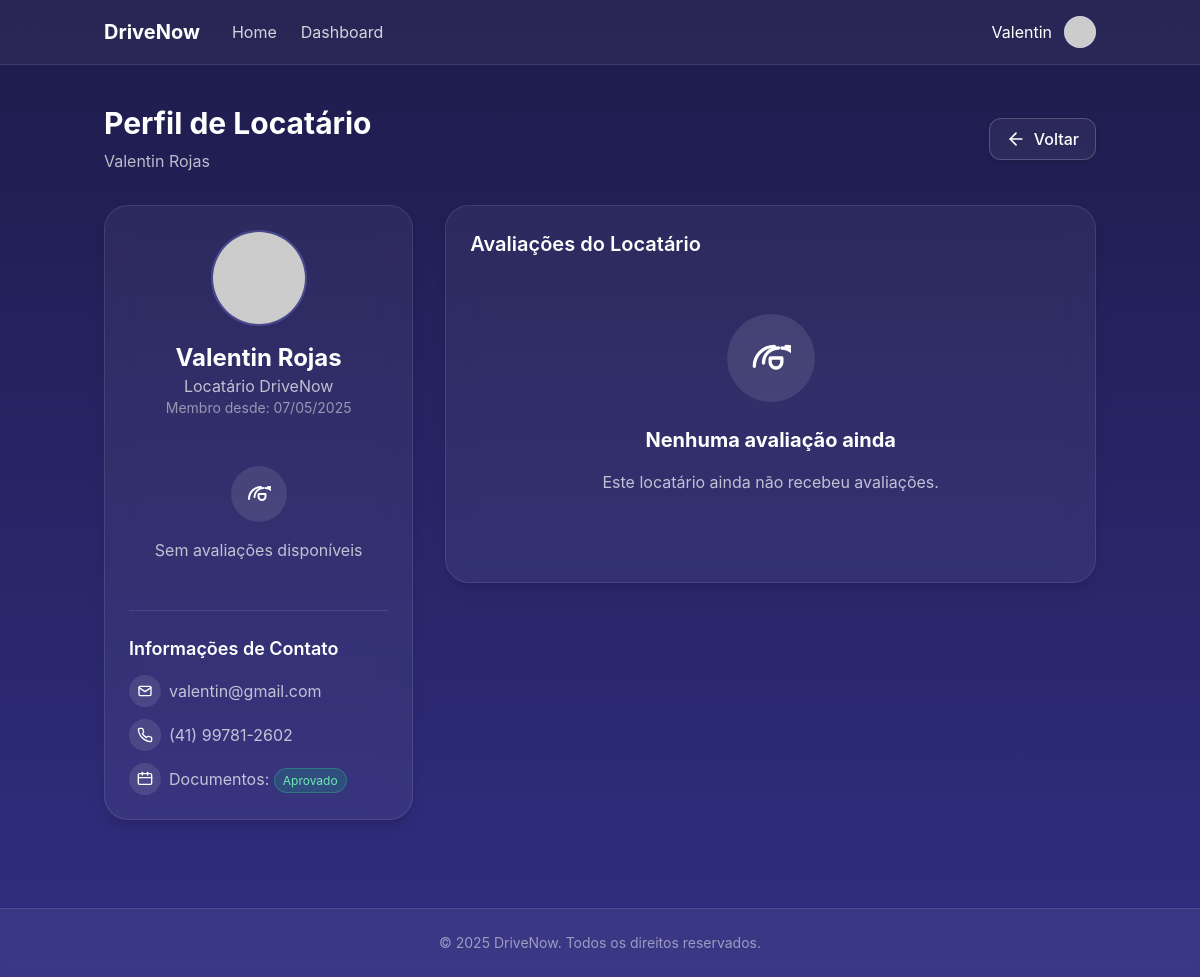
Page /drivenow/avaliacao/avaliacoes_locatario.php?id=4 (signed in) on the committed database.
### tables this page shows
CREATE TABLE `conta_usuario` (
  `id` int(11) NOT NULL,
  `is_admin` tinyint(1) NOT NULL DEFAULT 0,
  `primeiro_nome` varchar(50) DEFAULT NULL,
  `segundo_nome` varchar(50) DEFAULT NULL,
  `telefone` varchar(20) DEFAULT NULL,
  `e_mail` varchar(100) DEFAULT NULL,
  `senha` varchar(255) DEFAULT NULL,
  `data_de_entrada` date DEFAULT NULL,
  `foto_perfil` varchar(255) DEFAULT NULL,
  `cpf` varchar(14) DEFAULT NULL COMMENT 'CPF do usuário',
  `foto_cnh_frente` varchar(255) DEFAULT NULL COMMENT 'Caminho para foto da CNH (frente)',
  `foto_cnh_verso` varchar(255) DEFAULT NULL COMMENT 'Caminho para foto da CNH (verso)',
  `status_docs` enum('pendente','verificando','aprovado','rejeitado') NOT NULL DEFAULT 'pendente' COMMENT 'Status da verificação dos documentos',
  `data_verificacao` datetime DEFAULT NULL COMMENT 'Data da última verificação',
  `admin_verificacao` int(11) DEFAULT NULL COMMENT 'ID do admin que verificou os documentos',
  `tem_cnh` tinyint(1) NOT NULL DEFAULT 0 COMMENT 'Se o usuário possui CNH',
  `cadastro_completo` tinyint(1) NOT NULL DEFAULT 0 COMMENT 'Se o usuário completou o cadastro com documentos',
  `observacoes_docs` text DEFAULT NULL COMMENT 'Observações da verificação',
  `mensagens_nao_lidas` int(11) NOT NULL DEFAULT 0,
  `media_avaliacao_proprietario` decimal(3,1) DEFAULT NULL,
  `total_avaliacoes_proprietario` int(11) DEFAULT 0,
  `media_avaliacao_locatario` decimal(3,1) DEFAULT NULL,
  `total_avaliacoes_locatario` int(11) DEFAULT 0
);

### drivenow/includes/auth.php (called while the page is built, shortened)
<?php
function estaLogado() {
    return isset($_SESSION['usuario']);
}
function getUsuario() {
    return $_SESSION['usuario'] ?? null;
}
?>

### drivenow/avaliacao/avaliacoes_locatario.php (the view, shortened to what this page needs)
<?php
require_once '../includes/auth.php';
$locatarioId = (int)$_GET['id'];
global $pdo;
$stmt = $pdo->prepare("
    SELECT u.*
    FROM conta_usuario u
    WHERE u.id = ?
");
$stmt->execute([$locatarioId]);
$locatario = $stmt->fetch();
$stmt = $pdo->prepare("
    SELECT al.*, r.reserva_data, r.devolucao_data, r.veiculo_id,
           CONCAT(u.primeiro_nome, ' ', u.segundo_nome) AS nome_proprietario,
           v.veiculo_marca, v.veiculo_modelo, v.veiculo_ano
    FROM avaliacao_locatario al
    INNER JOIN reserva r ON al.reserva_id = r.id
    INNER JOIN conta_usuario u ON al.proprietario_id = u.id
    INNER JOIN veiculo v ON r.veiculo_id = v.id
    WHERE al.locatario_id = ?
    ORDER BY al.data_avaliacao DESC
");
$stmt->execute([$locatarioId]);
$avaliacoes = $stmt->fetchAll();
$totalAvaliacoes = count($avaliacoes);
$mediaNota = 0;
$contagem = [
    5 => 0,
    4 => 0,
    3 => 0,
    2 => 0,
    1 => 0
];
$estaLogado = estaLogado();
$usuario = $estaLogado ? getUsuario() : null;
$perfilPessoal = $estaLogado && ($usuario['id'] == $locatarioId || $usuario['is_admin'] == 1);
$podeVerAvaliacoes = false;
if ($estaLogado) {
    if ($usuario['id'] == $locatarioId || $usuario['is_admin'] == 1) {
        $podeVerAvaliacoes = true;
    }
}
?>
<!DOCTYPE html>
<html lang="pt-br">
<head>
    <script src="https://cdn.tailwindcss.com"></script>
</head>
<body class="text-white">
    <header class="bg-white/5 backdrop-blur-lg border-b subtle-border py-4">
        <div class="container mx-auto px-4">
            <div class="flex justify-between items-center">
                <div class="flex items-center">
                    <h1 class="text-xl font-bold text-white mr-8">DriveNow</h1>
                    <nav class="hidden md:flex space-x-6">
                        <a href="../index.php" class="text-white/80 hover:text-white transition-colors">Home</a>
                        <a href="../vboard.php" class="text-white/80 hover:text-white transition-colors">Dashboard</a>
                    </nav>
                </div>
                <div class="flex items-center gap-3">
                    <?php if ($estaLogado): ?>
                        <span class="text-white hidden md:inline"><?= htmlspecialchars($usuario['primeiro_nome']) ?></span>
                        <div class="relative h-8 w-8 transition-transform hover:scale-110 rounded-full flex items-center justify-center bg-indigo-500 text-white overflow-hidden">
                            <?php if (isset($usuario['foto_perfil']) && !empty($usuario['foto_perfil'])): ?>
                                <img src="<?= htmlspecialchars($usuario['foto_perfil']) ?>" alt="Foto de Perfil" class="h-full w-full object-cover">
                            <?php else: ?>
                                <img src="https://api.dicebear.com/7.x/initials/svg?seed=<?= urlencode($usuario['primeiro_nome']) ?>&backgroundColor=818cf8&textColor=ffffff&fontSize=40" alt="Usuário" class="h-full w-full object-cover">
                            <?php endif; ?>
                        </div>
                    <?php endif; ?>
                </div>
            </div>
        </div>
    </header>
    <main class="container mx-auto py-10 px-4">
        <div class="flex items-center justify-between mb-8">
            <div>
                <h2 class="text-3xl font-bold text-white">Perfil de Locatário</h2>
                <p class="text-white/70 mt-2"><?= htmlspecialchars($locatario['primeiro_nome']) ?> <?= htmlspecialchars($locatario['segundo_nome']) ?></p>
            </div>
            <a href="javascript:history.back()" class="border border-white/20 text-white hover:bg-white/20 rounded-xl px-4 py-2 font-medium backdrop-blur-sm bg-white/5 hover:bg-white/10 shadow-md hover:shadow-lg flex items-center justify-center">
                <svg xmlns="http://www.w3.org/2000/svg" width="24" height="24" viewBox="0 0 24 24" fill="none" stroke="currentColor" stroke-width="2" stroke-linecap="round" stroke-linejoin="round" class="h-5 w-5 mr-2">
                    <path d="m12 19-7-7 7-7"></path>
                    <path d="M19 12H5"></path>
                </svg>
                <span>Voltar</span>
            </a>
        </div>
        <?php if (!$podeVerAvaliacoes && $totalAvaliacoes > 0): ?>
            <div class="backdrop-blur-lg bg-white/5 border subtle-border rounded-3xl shadow-lg p-6 text-center">
                <svg xmlns="http://www.w3.org/2000/svg" width="24" height="24" viewBox="0 0 24 24" fill="none" stroke="currentColor" stroke-width="2" stroke-linecap="round" stroke-linejoin="round" class="h-12 w-12 mx-auto mb-4 text-yellow-300">
                    <path d="M11 17h2"></path>
                    <rect x="11" y="7" width="2" height="6"></rect>
                    <path d="M22 12c0 5.5-4.5 10-10 10S2 17.5 2 12 6.5 2 12 2s10 4.5 10 10z"></path>
                </svg>
                <h3 class="text-xl font-bold mb-3">Acesso restrito</h3>
                <p class="text-white/70 mb-6">As informações de avaliação deste locatário só estão disponíveis para proprietários que já interagiram com este usuário, para o próprio usuário ou para administradores.</p>
                <?php if (!$estaLogado): ?>
                    <a href="../login.php" class="inline-block bg-indigo-500 hover:bg-indigo-600 text-white rounded-xl transition-colors border border-indigo-400/30 px-4 py-2 font-medium shadow-md hover:shadow-lg">Fazer Login</a>
                <?php endif; ?>
            </div>
        <?php else: ?>
            <div class="grid grid-cols-1 lg:grid-cols-3 gap-8">
                <div class="lg:col-span-1">
                    <div class="backdrop-blur-lg bg-white/5 border subtle-border rounded-3xl shadow-lg p-6 card-shine space-y-6">
                        <div class="text-center mb-6">
                            <div class="w-24 h-24 rounded-full overflow-hidden border-2 border-indigo-400/30 mx-auto mb-4">
                                <?php if (isset($locatario['foto_perfil']) && !empty($locatario['foto_perfil'])): ?>
                                    <img src="<?= htmlspecialchars($locatario['foto_perfil']) ?>" alt="Foto de Perfil" class="h-full w-full object-cover">
                                <?php else: ?>
                                    <img src="https://api.dicebear.com/7.x/initials/svg?seed=<?= urlencode($locatario['primeiro_nome']) ?>&backgroundColor=818cf8&textColor=ffffff&fontSize=40" alt="Usuário" class="h-full w-full object-cover">
                                <?php endif; ?>
                            </div>
                            <h3 class="text-2xl font-bold"><?= htmlspecialchars($locatario['primeiro_nome']) ?> <?= htmlspecialchars($locatario['segundo_nome']) ?></h3>
                            <p class="text-white/70">Locatário DriveNow</p>
                            <p class="text-white/50 text-sm">Membro desde: <?= isset($locatario['data_de_entrada']) && $locatario['data_de_entrada'] ? date('d/m/Y', strtotime($locatario['data_de_entrada'])) : 'Data não disponível' ?></p>
                        </div>
                        <?php if ($totalAvaliacoes > 0): ?>
                            <div>
                                <h4 class="text-lg font-semibold mb-3">Resumo das Avaliações</h4>
                                <div class="flex items-center mb-4">
                                    <div class="text-3xl font-bold mr-3"><?= number_format($mediaNota, 1, ',', '.') ?></div>
                                    <div>
                                        <div class="stars">
                                            <?php for ($i = 1; $i <= 5; $i++): ?>
                                                <span class="star <?= $i <= round($mediaNota) ? 'filled' : '' ?>">★</span>
                                            <?php endfor; ?>
                                        </div>
                                        <div class="text-white/50 text-sm"><?= $totalAvaliacoes ?> avaliações</div>
                                    </div>
                                </div>
                                <div class="space-y-2">
                                    <?php for ($i = 5; $i >= 1; $i--): ?>
                                        <div class="flex items-center">
                                            <div class="w-8 text-white/70"><?= $i ?> ★</div>
                                            <div class="flex-grow mx-2">
                                                <div class="h-2 rounded-full bg-white/10 overflow-hidden">
                                                    <?php
                                                    $porcentagem = $totalAvaliacoes > 0 ? ($contagem[$i] / $totalAvaliacoes) * 100 : 0;
                                                    ?>
                                                    <div class="h-full bg-indigo-500" style="width: <?= $porcentagem ?>%"></div>
                                                </div>
                                            </div>
                                            <div class="text-white/70 text-sm"><?= $contagem[$i] ?></div>
                                        </div>
                                    <?php endfor; ?>
                                </div>
                            </div>
                        <?php else: ?>
                            <div class="text-center py-6">
                                <div class="p-4 rounded-full bg-white/10 text-white inline-flex mb-4">
                                </div>
                                <p class="text-white/70">Sem avaliações disponíveis</p>
                            </div>
                        <?php endif; ?>
                        <?php if ($perfilPessoal): ?>
                            <div class="border-t border-white/10 pt-6">
                                <h4 class="text-lg font-semibold mb-3">Informações de Contato</h4>
                                <div class="space-y-3">
                                    <div class="flex items-center">
                                        <div class="w-8 h-8 rounded-full bg-white/10 flex items-center justify-center mr-2">
                                            <svg xmlns="http://www.w3.org/2000/svg" width="24" height="24" viewBox="0 0 24 24" fill="none" stroke="currentColor" stroke-width="2" stroke-linecap="round" stroke-linejoin="round" class="h-4 w-4">
                                                <rect x="3" y="5" width="18" height="14" rx="2"></rect>
                                                <polyline points="3 7 12 13 21 7"></polyline>
                                            </svg>
                                        </div>
                                        <div class="text-white/70">
                                            <?= htmlspecialchars($locatario['e_mail']) ?>
                                        </div>
                                    </div>
                                    <?php if (!empty($locatario['telefone'])): ?>
                                    <div class="flex items-center">
                                        <div class="w-8 h-8 rounded-full bg-white/10 flex items-center justify-center mr-2">
                                        </div>
                                        <div class="text-white/70">
                                            <?= htmlspecialchars($locatario['telefone']) ?>
                                        </div>
                                    </div>
                                    <?php endif; ?>
                                    <div class="flex items-center">
                                        <div class="w-8 h-8 rounded-full bg-white/10 flex items-center justify-center mr-2">
                                        </div>
                                        <div class="text-white/70">
                                            <span>Documentos: </span>
                                            <?php if ($locatario['status_docs'] === 'aprovado'): ?>
                                                <span class="px-2 py-1 text-xs rounded-full bg-emerald-500/20 text-emerald-300 border border-emerald-400/30">
                                                    Aprovado
                                                </span>
                                            <?php elseif ($locatario['status_docs'] === 'rejeitado'): ?>
                                                <span class="px-2 py-1 text-xs rounded-full bg-red-500/20 text-red-300 border border-red-400/30">
                                                    Rejeitado
                                                </span>
                                            <?php elseif ($locatario['status_docs'] === 'verificando'): ?>
                                                <span class="px-2 py-1 text-xs rounded-full bg-yellow-500/20 text-yellow-300 border border-yellow-400/30">
                                                    Em Análise
                                                </span>
                                            <?php else: ?>
                                                <span class="px-2 py-1 text-xs rounded-full bg-blue-500/20 text-blue-300 border border-blue-400/30">
                                                    Pendente
                                                </span>
                                            <?php endif; ?>
                                        </div>
                                    </div>
                                </div>
                            </div>
                        <?php endif; ?>
                    </div>
                </div>
                <div class="lg:col-span-2">
                    <div class="backdrop-blur-lg bg-white/5 border subtle-border rounded-3xl shadow-lg p-6">
                        <h3 class="text-xl font-semibold mb-4">Avaliações do Locatário</h3>
                        <?php if (empty($avaliacoes)): ?>
                            <div class="text-center py-10">
                                <div class="p-6 rounded-full bg-white/10 text-white inline-flex mb-6">
                                </div>
                                <h3 class="text-xl font-bold text-white mb-4">Nenhuma avaliação ainda</h3>
                                <p class="text-white/70 mb-6">Este locatário ainda não recebeu avaliações.</p>
                            </div>
                        <?php endif; ?>
                    </div>
                </div>
            </div>
        <?php endif; ?>
    </main>
    <footer class="bg-white/5 backdrop-blur-sm border-t subtle-border py-6 mt-12">
        <div class="container mx-auto px-4">
            <div class="text-center text-white/50 text-sm">
                &copy; <?= date('Y') ?> DriveNow. Todos os direitos reservados.
            </div>
        </div>
    </footer>
</body>
</html>

### rows in the picture
conta_usuario: primeiro_nome "Valentin", segundo_nome "Rojas", data_de_entrada "07/05/2025", e_mail "valentin@gmail.com", telefone "(41) 99781-2602"
